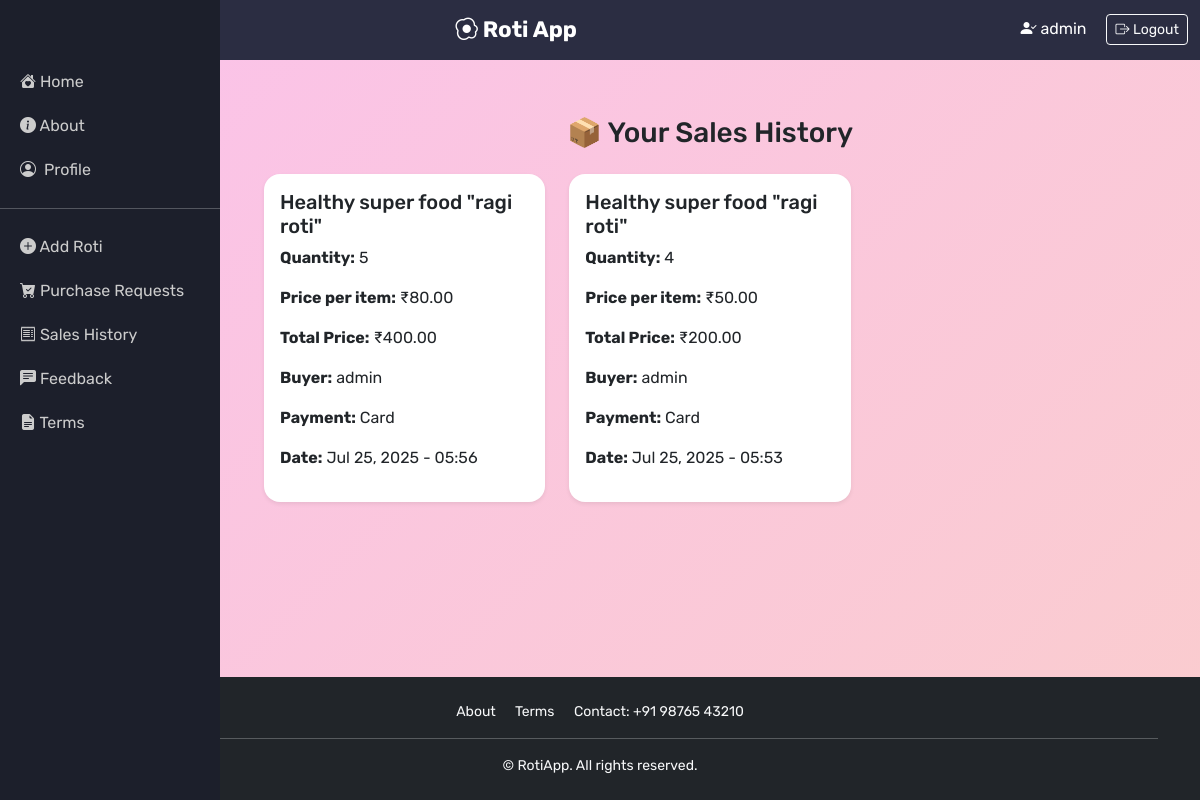
The app's page /sales/ (signed in), older data.
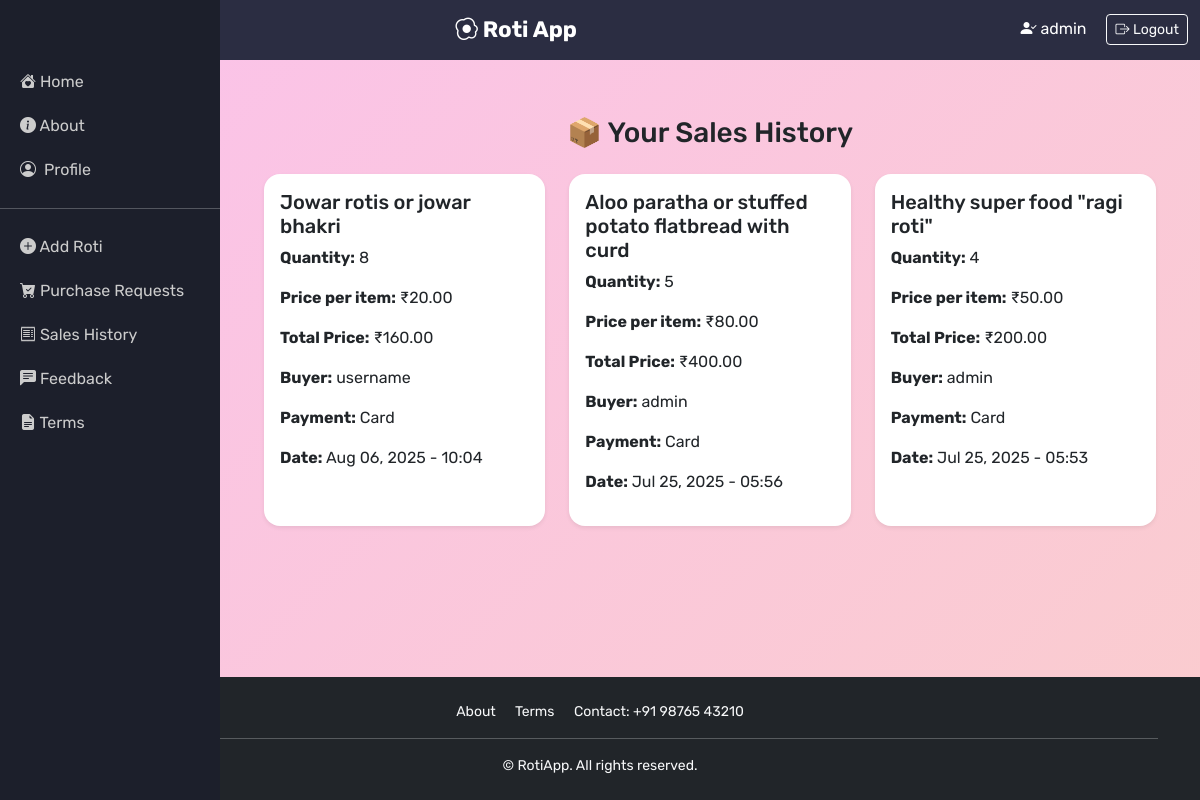
The same page, newer data.
### myapp/models.py (models this page shows, shortened)
class BoughtProduct(models.Model):
    buyer = models.ForeignKey(User, on_delete=models.CASCADE, related_name='bought_products')
    seller = models.ForeignKey(User, on_delete=models.CASCADE, related_name='sold_products', null=True, blank=True)
    product = models.ForeignKey(Product, on_delete=models.CASCADE)
    quantity = models.PositiveIntegerField(default=1)
    price_per_item = models.DecimalField(max_digits=10, decimal_places=2, null=True, blank=True)
    total_price = models.DecimalField(max_digits=12, decimal_places=2, null=True, blank=True)
    is_returned = models.BooleanField(default=False)
    return_request = models.ForeignKey('ReturnProduct', on_delete=models.SET_NULL, null=True, blank=True)
    payment_method = models.CharField(max_length=10, choices=[
        ('UPI', 'UPI'),
        ('Card', 'Card'),
    ], default='Card')
    shipping_address = models.TextField(null=True, blank=True)
    purchased_at = models.DateTimeField(auto_now_add=True)

class Product(models.Model):
    user = models.ForeignKey(User, on_delete=models.CASCADE)  # Seller
    title = models.CharField(max_length=200)
    image = models.ImageField(upload_to='products/')
    description = models.TextField()
    cost = models.DecimalField(max_digits=10, decimal_places=2)
    created_at = models.DateTimeField(auto_now_add=True)
    category = models.ForeignKey(Category, on_delete=models.SET_NULL, null=True)
    is_sold = models.BooleanField(default=False)

### myapp/views.py (the view)
# urls.py: path('sales/', sales_history, name='sales_history'),
@login_required
def sales_history(request):
    sales = BoughtProduct.objects.filter(seller=request.user).order_by('-purchased_at')
    return render(request, 'purchase/sales_history.html', {'sales': sales})

### templates/purchase/sales_history.html (shortened to what this page needs)
{% extends 'base.html' %}
{% block content %}
<div class="container my-5">
    <h3 class="text-center mb-4">📦 Your Sales History</h3>
    {% if sales %}
        <div class="row g-4">
            {% for item in sales %}
            <div class="col-md-6 col-lg-4">
                <div class="card h-100 shadow-sm rounded-4 border-0">
                    <div class="card-body">
                        <h5 class="card-title">{{ item.product.title }}</h5>
                        <p><strong>Quantity:</strong> {{ item.quantity }}</p>
                        <p><strong>Price per item:</strong> ₹{{ item.price_per_item }}</p>
                        <p><strong>Total Price:</strong> ₹{{ item.total_price }}</p>
                        <p><strong>Buyer:</strong> {{ item.buyer.username }}</p>
                        <p><strong>Payment:</strong> {{ item.payment_method }}</p>
                        <p><strong>Date:</strong> {{ item.purchased_at|date:"M d, Y - H:i" }}</p>
                    </div>
                </div>
            </div>
            {% endfor %}
        </div>
    {% else %}
        <div class="alert alert-info text-center">No sales found.</div>
    {% endif %}
</div>
{% endblock %}

Row changes from the older to the newer data that the page shows:
added BoughtProduct: product "Jowar rotis or jowar bhakri", quantity "8", price_per_item "20.00", total_price "160.00", buyer.username "username", payment_method "Card", purchased_at "Aug 06, 2025 - 10:04"
changed BoughtProduct: product "Healthy super food \"ragi roti\"" → "Aloo paratha or stuffed potato flatbread with curd"
